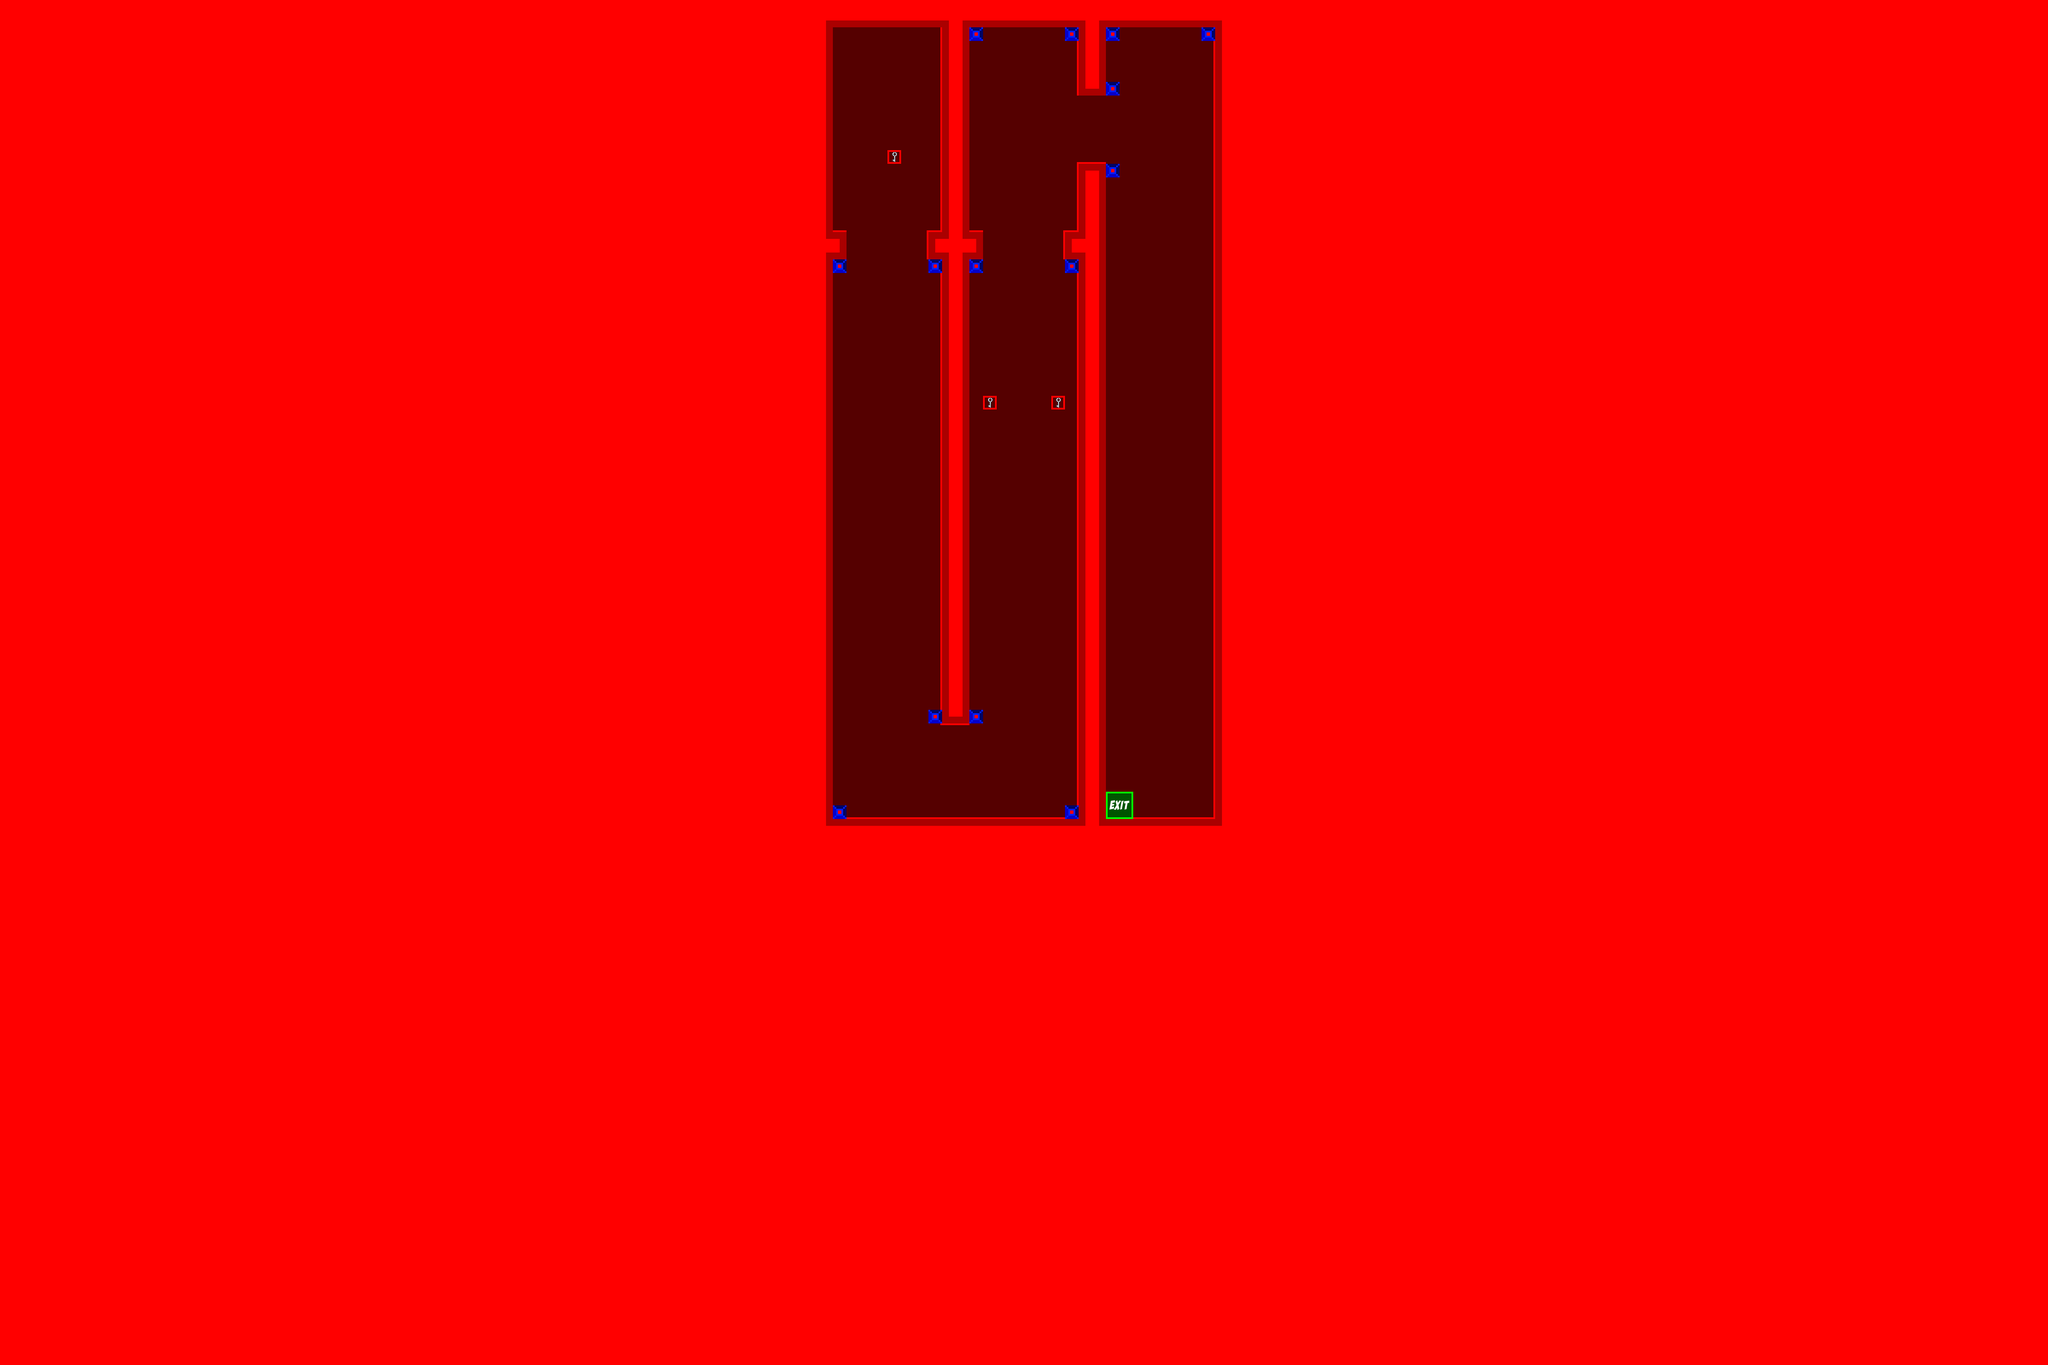

Rendered tile map (Tiled .tmx) drawn with the repository's tilesets; below, a short description and the map source with its tile grids summarised:
An orthogonal 150x100 tile map with 32x32 px tiles, 3 tile layers (ground, coloring, decorations) and 36 objects (14x generator, 3x bean, key-01, door-01, door-02, ...).

<map version="1.10" tiledversion="1.11.2" orientation="orthogonal" renderorder="right-down" width="150" height="100" tilewidth="32" tileheight="32" infinite="0" nextlayerid="9" nextobjectid="60">
 <editorsettings>
  <export target="map-01.lua" format="lua" />
 </editorsettings>
 <properties>
  <property name="exit_to" value="map-02" />
 </properties>
 <tileset firstgid="1" name="tileset-03" tilewidth="32" tileheight="32" tilecount="1200" columns="60">
  <image source="tileset-03.png" width="1920" height="640" />
 </tileset>
 <layer id="1" name="ground" width="150" height="100">
  <properties>
   <property name="spawnrate" type="float" value="1" />
  </properties>
  <data>[15000 cells, 15000 non-empty, 34 distinct tile ids]</data>
 </layer>
 <layer id="2" name="coloring" width="150" height="100">
  <data>[15000 cells, 187 non-empty, 6 distinct tile ids]</data>
 </layer>
 <layer id="3" name="decorations" width="150" height="100">
  <data>[15000 cells, 0 non-empty, 0 distinct tile ids]</data>
 </layer>
 <objectgroup id="4" name="walls">
  <object id="22" x="1888" y="0" width="1024" height="32" />
  <object id="23" x="2848" y="32" width="64" height="1920" />
  <object id="24" x="1888" y="1920" width="960" height="32" />
  <object id="26" x="2208" y="32" width="64" height="1632" />
  <object id="27" x="2528" y="384" width="64" height="1536" />
  <object id="28" x="1888" y="32" width="64" height="1888" />
  <object id="29" x="2176" y="544" width="32" height="32" />
  <object id="30" x="1952" y="544" width="32" height="32" />
  <object id="31" x="2496" y="544" width="32" height="32" />
  <object id="32" x="2272" y="544" width="32" height="32" />
  <object id="44" x="2528" y="32" width="64" height="192" />
 </objectgroup>
 <objectgroup id="5" name="generators">
  <object id="46" name="generator" x="2816" y="64" width="32" height="32">
   <properties>
    <property name="spawnrate" type="float" value="2" />
   </properties>
  </object>
  <object id="47" name="generator" x="2592" y="64" width="32" height="32">
   <properties>
    <property name="spawnrate" type="float" value="2" />
   </properties>
  </object>
  <object id="48" name="generator" x="2592" y="192" width="32" height="32">
   <properties>
    <property name="spawnrate" type="float" value="2" />
   </properties>
  </object>
  <object id="49" name="generator" x="2592" y="384" width="32" height="32">
   <properties>
    <property name="spawnrate" type="float" value="2" />
   </properties>
  </object>
  <object id="50" name="generator" x="2496" y="64" width="32" height="32">
   <properties>
    <property name="spawnrate" type="float" value="2" />
   </properties>
  </object>
  <object id="51" name="generator" x="2272" y="64" width="32" height="32">
   <properties>
    <property name="spawnrate" type="float" value="2" />
   </properties>
  </object>
  <object id="52" name="generator" x="2496" y="608" width="32" height="32">
   <properties>
    <property name="spawnrate" type="float" value="2" />
   </properties>
  </object>
  <object id="53" name="generator" x="2272" y="608" width="32" height="32">
   <properties>
    <property name="spawnrate" type="float" value="2" />
   </properties>
  </object>
  <object id="54" name="generator" x="2176" y="608" width="32" height="32">
   <properties>
    <property name="spawnrate" type="float" value="2" />
   </properties>
  </object>
  <object id="55" name="generator" x="1952" y="608" width="32" height="32">
   <properties>
    <property name="spawnrate" type="float" value="2" />
   </properties>
  </object>
  <object id="56" name="generator" x="2176" y="1664" width="32" height="32">
   <properties>
    <property name="spawnrate" type="float" value="2" />
   </properties>
  </object>
  <object id="57" name="generator" x="2272" y="1664" width="32" height="32">
   <properties>
    <property name="spawnrate" type="float" value="2" />
   </properties>
  </object>
  <object id="58" name="generator" x="2496" y="1888" width="32" height="32">
   <properties>
    <property name="spawnrate" type="float" value="2" />
   </properties>
  </object>
  <object id="59" name="generator" x="1952" y="1888" width="32" height="32">
   <properties>
    <property name="spawnrate" type="float" value="2" />
   </properties>
  </object>
 </objectgroup>
 <objectgroup id="6" name="triggers">
  <object id="5" name="key-01" x="2080" y="352" width="32" height="32" />
  <object id="15" name="door-01" x="1984" y="544" width="192" height="64" />
  <object id="16" name="door-02" x="2304" y="544" width="192" height="64" />
  <object id="17" name="key-02" x="2304" y="928" width="32" height="32" />
  <object id="18" name="door-03" x="2528" y="224" width="64" height="160" />
  <object id="19" name="key-03" x="2464" y="928" width="32" height="32" />
 </objectgroup>
 <objectgroup id="7" name="enter_exit">
  <properties>
   <property name="exit_to" value="map-02" />
  </properties>
  <object id="1" name="enter" x="2080" y="128" width="32" height="32" />
  <object id="2" name="exit-01" x="2592" y="1856" width="64" height="64">
   <properties>
    <property name="exit_to" value="map-02" />
   </properties>
  </object>
 </objectgroup>
 <objectgroup id="8" name="powerups">
  <object id="6" name="bean" x="2080" y="896" width="32" height="32" />
  <object id="7" name="bean" x="2080" y="1056" width="32" height="32" />
  <object id="8" name="bean" x="2080" y="1216" width="32" height="32" />
 </objectgroup>
</map>
